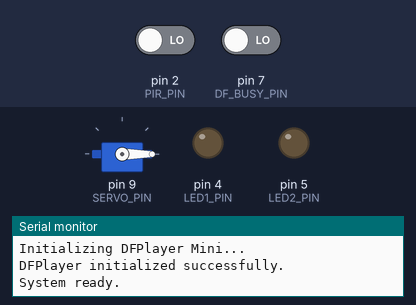
A sketch run on a simulated Arduino Uno, built with avr-gcc and run on an emulated ATmega328P. Parts: servo, output pins drawn as LEDs (lit = HIGH), the last lines printed to the serial monitor. Inputs (shaded band) come from the test bench; at power-on: pin 2 (PIR_PIN) LOW, pin 7 (DF_BUSY_PIN) LOW. The audio player accepts every command and is not drawn.

Above: at 2.2 s.
2.3 s: pin 2 (PIR_PIN) driven HIGH
At 2.47 s:
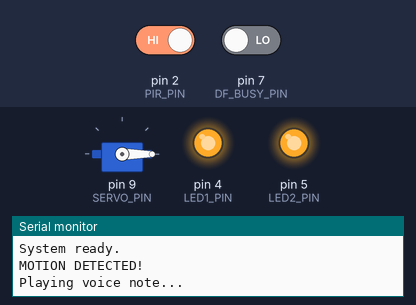
At 3.39 s:
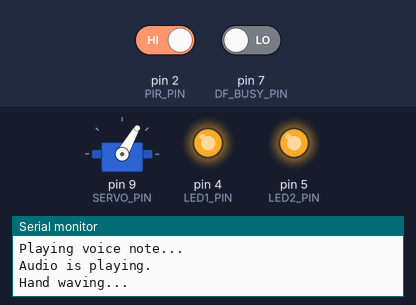
5.3 s: pin 7 (DF_BUSY_PIN) driven HIGH
At 8.53 s:
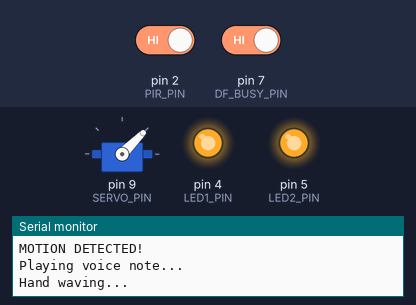
Timing chart, 0 to 12.6 s (numbered marks = the images above; inputs shaded):
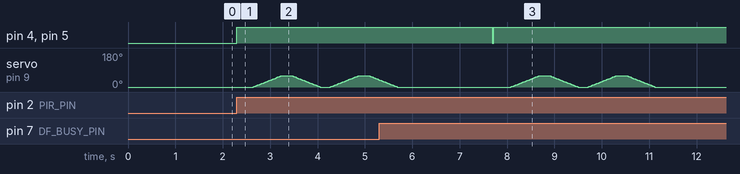

Measured:
- after the input at 5.3 s, pin 4 (LED1_PIN), pin 5 (LED2_PIN): HIGH → LOW after 2.4 s, → HIGH 0.03 s later

The sketch:

robo_code.ino
```cpp
#include <Servo.h>
#include <SoftwareSerial.h>
#include <DFRobotDFPlayerMini.h>

// ---------------- PIN DEFINITIONS ----------------

const int PIR_PIN = 2;

const int LED1_PIN = 4;
const int LED2_PIN = 5;

const int DF_BUSY_PIN = 7;

const int SERVO_PIN = 9;

const int DF_RX_PIN = 10;
const int DF_TX_PIN = 11;

// ---------------- OBJECTS ----------------

Servo handServo;

SoftwareSerial dfSerial(DF_RX_PIN, DF_TX_PIN);
DFRobotDFPlayerMini dfPlayer;

// ---------------- SETTINGS ----------------

const int SERVO_HOME = 0;
const int SERVO_WAVE = 60;

const int VOLUME = 25;

// ---------------- VARIABLES ----------------

bool systemActive = false;
bool audioHasStarted = false;

unsigned long audioEndTime = 0;

// =================================================
// SETUP
// =================================================

void setup()
{
  Serial.begin(9600);

  // PIR
  pinMode(PIR_PIN, INPUT);

  // LEDs
  pinMode(LED1_PIN, OUTPUT);
  pinMode(LED2_PIN, OUTPUT);

  // DFPlayer BUSY
  pinMode(DF_BUSY_PIN, INPUT);

  // LEDs initially OFF
  digitalWrite(LED1_PIN, LOW);
  digitalWrite(LED2_PIN, LOW);

  // Servo
  handServo.attach(SERVO_PIN);
  handServo.write(SERVO_HOME);

  // DFPlayer
  dfSerial.begin(9600);

  Serial.println("Initializing DFPlayer Mini...");

  if (!dfPlayer.begin(dfSerial))
  {
    Serial.println("DFPlayer initialization failed!");
    Serial.println("Check:");
    Serial.println("1. Wiring");
    Serial.println("2. SD card");
    Serial.println("3. Speaker");

    while (true);
  }

  Serial.println("DFPlayer initialized successfully.");

  dfPlayer.volume(VOLUME);

  delay(500);

  Serial.println("System ready.");
}

// =================================================
// MAIN LOOP
// =================================================

void loop()
{
  int pirState = digitalRead(PIR_PIN);

  // ------------------------------------------------
  // DETECT MOTION
  // ------------------------------------------------

  if (pirState == HIGH && !systemActive)
  {
    systemActive = true;
    audioHasStarted = false;
    audioEndTime = 0;

    Serial.println();
    Serial.println("MOTION DETECTED!");

    // Turn ON eyes
    digitalWrite(LED1_PIN, HIGH);
    digitalWrite(LED2_PIN, HIGH);

    // Play welcome message
    Serial.println("Playing voice note...");

    dfPlayer.play(1);

    // Give DFPlayer time to start
    delay(300);

    // Check if BUSY became LOW
    if (digitalRead(DF_BUSY_PIN) == LOW)
    {
      audioHasStarted = true;
      Serial.println("Audio is playing.");
    }

    // Move robot hand
    waveHand();
  }

  // ------------------------------------------------
  // CHECK AUDIO STATUS
  // ------------------------------------------------

  if (systemActive && audioHasStarted)
  {
    // BUSY LOW = audio playing
    // BUSY HIGH = audio finished

    if (digitalRead(DF_BUSY_PIN) == HIGH)
    {
      if (audioEndTime == 0)
      {
        audioEndTime = millis();

        Serial.println("Audio finished.");
        Serial.println("Starting 2-second delay.");
      }

      // Wait 2 seconds after audio finishes
      if (millis() - audioEndTime >= 2000)
      {
        shutDownSystem();
      }
    }
  }
}

// =================================================
// SERVO WAVE
// =================================================

void waveHand()
{
  Serial.println("Hand waving...");

  // 0° → 60°
  for (int angle = SERVO_HOME; angle <= SERVO_WAVE; angle++)
  {
    handServo.write(angle);
    delay(10);
  }

  delay(200);

  // 60° → 0°
  for (int angle = SERVO_WAVE; angle >= SERVO_HOME; angle--)
  {
    handServo.write(angle);
    delay(10);
  }

  delay(200);

  // 0° → 60°
  for (int angle = SERVO_HOME; angle <= SERVO_WAVE; angle++)
  {
    handServo.write(angle);
    delay(10);
  }

  delay(200);

  // 60° → 0°
  for (int angle = SERVO_WAVE; angle >= SERVO_HOME; angle--)
  {
    handServo.write(angle);
    delay(10);
  }

  Serial.println("Hand wave completed.");
}

// =================================================
// SHUT DOWN
// =================================================

void shutDownSystem()
{
  Serial.println("2 seconds completed.");
  Serial.println("Turning system OFF.");

  // LEDs OFF
  digitalWrite(LED1_PIN, LOW);
  digitalWrite(LED2_PIN, LOW);

  // Servo HOME
  handServo.write(SERVO_HOME);

  // Reset
  systemActive = false;
  audioHasStarted = false;
  audioEndTime = 0;

  Serial.println("System ready for next motion.");
}
```
